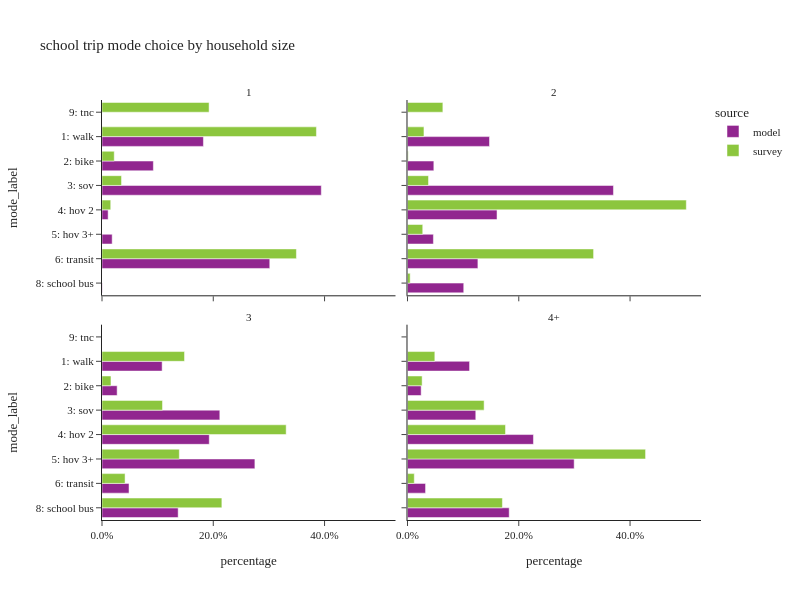

The notebook cell this image was saved under:
### Code cell
plot_mode_choice(sc_trip,"hhsize_4+",
                 {"hhsize_4+":["1","2","3","4+"],
                  "mode_label":["1: walk","2: bike","3: sov","4: hov 2","5: hov 3+","6: transit",
                                   "8: school bus","9: otherÃ¢â‚¬â€œsurvey only"]},
                 "household size",2,600)

### Figure 1 — Plotly figure (JSON) as saved in the notebook; plotly's stock layout.template omitted (floating-point values rounded to 4 significant figures)
{"data": [{"alignmentgroup": "True", "customdata": [[1157], [586], [2502], [70], [116], [1914], [3]], "hovertemplate": "source=model<br>hhsize_4+=1<br>percentage=%{x}<br>mode_label=%{y}<br>sample count=%{customdata[0]}<extra></extra>", "legendgroup": "model", "marker": {"color": "#91268F", "pattern": {"shape": ""}}, "name": "model", "offsetgroup": "model", "orientation": "h", "showlegend": true, "textposition": "auto", "type": "bar", "x": [0.1823, 0.09231, 0.3941, 0.01103, 0.01827, 0.3015, 0.0004726], "xaxis": "x3", "y": ["1: walk", "2: bike", "3: sov", "4: hov 2", "5: hov 3+", "6: transit", "8: school bus"], "yaxis": "y3"}, {"alignmentgroup": "True", "customdata": [[5539], [1780], [13911], [6047], [1750], [4756], [3799]], "hovertemplate": "source=model<br>hhsize_4+=2<br>percentage=%{x}<br>mode_label=%{y}<br>sample count=%{customdata[0]}<extra></extra>", "legendgroup": "model", "marker": {"color": "#91268F", "pattern": {"shape": ""}}, "name": "model", "offsetgroup": "model", "orientation": "h", "showlegend": false, "textposition": "auto", "type": "bar", "x": [0.1474, 0.04736, 0.3702, 0.1609, 0.04656, 0.1265, 0.1011], "xaxis": "x4", "y": ["1: walk", "2: bike", "3: sov", "4: hov 2", "5: hov 3+", "6: transit", "8: school bus"], "yaxis": "y4"}, {"alignmentgroup": "True", "customdata": [[13124], [3305], [25713], [23405], [33367], [5896], [16620]], "hovertemplate": "source=model<br>hhsize_4+=3<br>percentage=%{x}<br>mode_label=%{y}<br>sample count=%{customdata[0]}<extra></extra>", "legendgroup": "model", "marker": {"color": "#91268F", "pattern": {"shape": ""}}, "name": "model", "offsetgroup": "model", "orientation": "h", "showlegend": false, "textposition": "auto", "type": "bar", "x": [0.1081, 0.02722, 0.2118, 0.1927, 0.2748, 0.04855, 0.1369], "xaxis": "x", "y": ["1: walk", "2: bike", "3: sov", "4: hov 2", "5: hov 3+", "6: transit", "8: school bus"], "yaxis": "y"}, {"alignmentgroup": "True", "customdata": [[56025], [12329], [61645], [113692], [150449], [16304], [91797]], "hovertemplate": "source=model<br>hhsize_4+=4+<br>percentage=%{x}<br>mode_label=%{y}<br>sample count=%{customdata[0]}<extra></extra>", "legendgroup": "model", "marker": {"color": "#91268F", "pattern": {"shape": ""}}, "name": "model", "offsetgroup": "model", "orientation": "h", "showlegend": false, "textposition": "auto", "type": "bar", "x": [0.1116, 0.02455, 0.1227, 0.2264, 0.2996, 0.03246, 0.1828], "xaxis": "x2", "y": ["1: walk", "2: bike", "3: sov", "4: hov 2", "5: hov 3+", "6: transit", "8: school bus"], "yaxis": "y2"}, {"alignmentgroup": "True", "customdata": [[9], [1], [2], [1], [8], [1]], "hovertemplate": "source=survey<br>hhsize_4+=1<br>percentage=%{x}<br>mode_label=%{y}<br>sample count=%{customdata[0]}<extra></extra>", "legendgroup": "survey", "marker": {"color": "#8CC63E", "pattern": {"shape": ""}}, "name": "survey", "offsetgroup": "survey", "orientation": "h", "showlegend": true, "textposition": "auto", "type": "bar", "x": [0.3854, 0.02201, 0.03509, 0.0157, 0.3494, 0.1924], "xaxis": "x3", "y": ["1: walk", "2: bike", "3: sov", "4: hov 2", "6: transit", "9: tnc"], "yaxis": "y3"}, {"alignmentgroup": "True", "customdata": [[10], [1], [8], [11], [1], [8], [2], [2]], "hovertemplate": "source=survey<br>hhsize_4+=2<br>percentage=%{x}<br>mode_label=%{y}<br>sample count=%{customdata[0]}<extra></extra>", "legendgroup": "survey", "marker": {"color": "#8CC63E", "pattern": {"shape": ""}}, "name": "survey", "offsetgroup": "survey", "orientation": "h", "showlegend": false, "textposition": "auto", "type": "bar", "x": [0.0296, 0.001267, 0.03777, 0.5011, 0.02741, 0.3344, 0.004812, 0.06356], "xaxis": "x4", "y": ["1: walk", "2: bike", "3: sov", "4: hov 2", "5: hov 3+", "6: transit", "8: school bus", "9: tnc"], "yaxis": "y4"}, {"alignmentgroup": "True", "customdata": [[28], [6], [12], [50], [15], [9], [30]], "hovertemplate": "source=survey<br>hhsize_4+=3<br>percentage=%{x}<br>mode_label=%{y}<br>sample count=%{customdata[0]}<extra></extra>", "legendgroup": "survey", "marker": {"color": "#8CC63E", "pattern": {"shape": ""}}, "name": "survey", "offsetgroup": "survey", "orientation": "h", "showlegend": false, "textposition": "auto", "type": "bar", "x": [0.1483, 0.01612, 0.1087, 0.331, 0.139, 0.04146, 0.2154], "xaxis": "x", "y": ["1: walk", "2: bike", "3: sov", "4: hov 2", "5: hov 3+", "6: transit", "8: school bus"], "yaxis": "y"}, {"alignmentgroup": "True", "customdata": [[52], [14], [29], [90], [145], [13], [101]], "hovertemplate": "source=survey<br>hhsize_4+=4+<br>percentage=%{x}<br>mode_label=%{y}<br>sample count=%{customdata[0]}<extra></extra>", "legendgroup": "survey", "marker": {"color": "#8CC63E", "pattern": {"shape": ""}}, "name": "survey", "offsetgroup": "survey", "orientation": "h", "showlegend": false, "textposition": "auto", "type": "bar", "x": [0.04913, 0.02632, 0.1377, 0.1762, 0.4279, 0.01221, 0.1706], "xaxis": "x2", "y": ["1: walk", "2: bike", "3: sov", "4: hov 2", "5: hov 3+", "6: transit", "8: school bus"], "yaxis": "y2"}], "layout": {"annotations": [{"font": {}, "showarrow": false, "text": "3", "x": 0.245, "xanchor": "center", "xref": "paper", "y": 0.465, "yanchor": "bottom", "yref": "paper"}, {"font": {}, "showarrow": false, "text": "4+", "x": 0.755, "xanchor": "center", "xref": "paper", "y": 0.465, "yanchor": "bottom", "yref": "paper"}, {"font": {}, "showarrow": false, "text": "1", "x": 0.245, "xanchor": "center", "xref": "paper", "y": 1.0, "yanchor": "bottom", "yref": "paper"}, {"font": {}, "showarrow": false, "text": "2", "x": 0.755, "xanchor": "center", "xref": "paper", "y": 1.0, "yanchor": "bottom", "yref": "paper"}], "barmode": "group", "height": 600, "legend": {"title": {"text": "source"}, "tracegroupgap": 0}, "title": {"text": "school trip mode choice by household size"}, "width": 800, "xaxis": {"anchor": "y", "domain": [0.0, 0.49], "tickformat": ".1%", "title": {"text": "percentage"}}, "xaxis2": {"anchor": "y2", "domain": [0.51, 1.0], "matches": "x", "tickformat": ".1%", "title": {"text": "percentage"}}, "xaxis3": {"anchor": "y3", "domain": [0.0, 0.49], "matches": "x", "showticklabels": false, "tickformat": ".1%"}, "xaxis4": {"anchor": "y4", "domain": [0.51, 1.0], "matches": "x", "showticklabels": false, "tickformat": ".1%"}, "yaxis": {"anchor": "x", "categoryarray": ["9: otherÃ¢â‚¬â€œsurvey only", "8: school bus", "6: transit", "5: hov 3+", "4: hov 2", "3: sov", "2: bike", "1: walk"], "categoryorder": "array", "domain": [0.0, 0.465], "title": {"text": "mode_label"}}, "yaxis2": {"anchor": "x2", "domain": [0.0, 0.465], "matches": "y", "showticklabels": false}, "yaxis3": {"anchor": "x3", "categoryarray": ["9: otherÃ¢â‚¬â€œsurvey only", "8: school bus", "6: transit", "5: hov 3+", "4: hov 2", "3: sov", "2: bike", "1: walk"], "categoryorder": "array", "domain": [0.535, 1.0], "matches": "y", "title": {"text": "mode_label"}}, "yaxis4": {"anchor": "x4", "domain": [0.535, 1.0], "matches": "y", "showticklabels": false}}}
